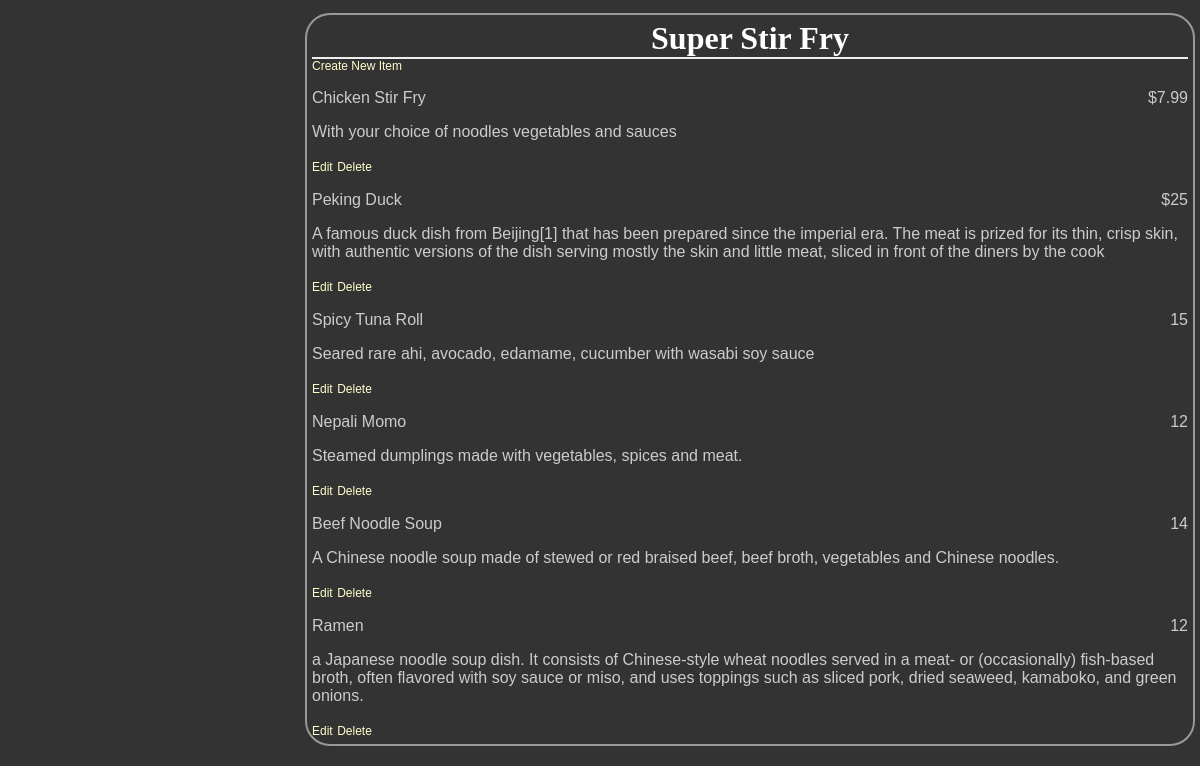
/restaurants/3/, run on an earlier commit of the app's database.
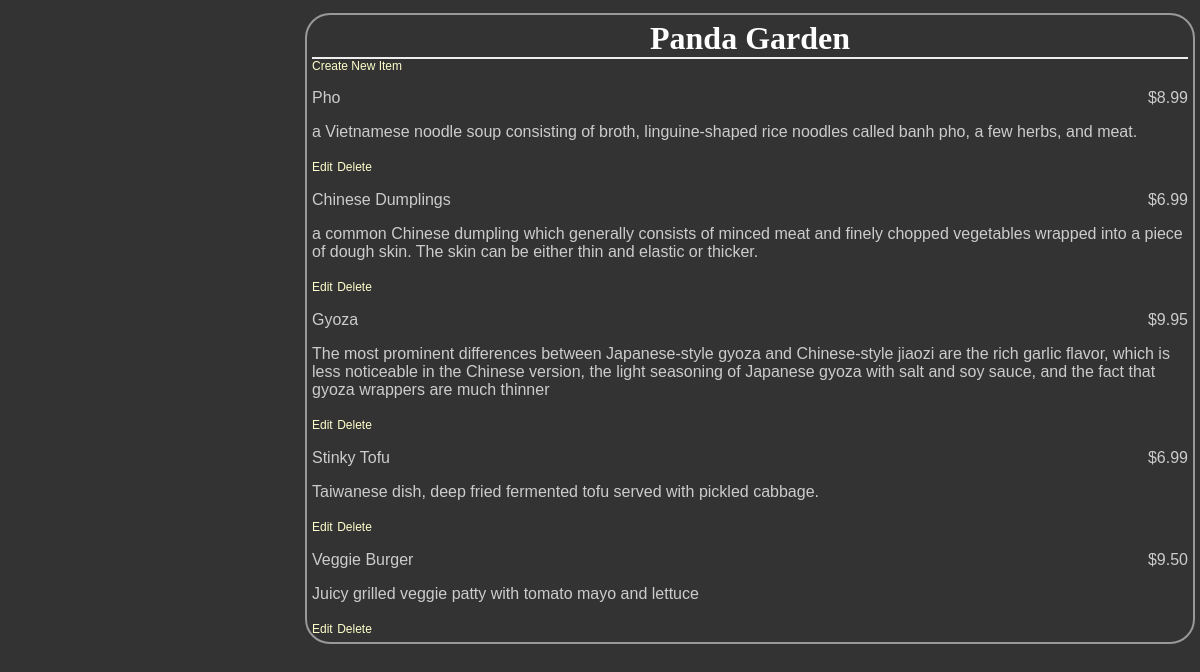
And on a later commit of the database.
### database_setup.py (models this page shows, shortened)
class Restaurant(Base):
	__tablename__ = "restaurant"
	name = Column(String(80), nullable=False)
	id = Column(Integer, primary_key=True)

class MenuItem(Base):
	__tablename__ = "menu_item"
	name = Column(String(80), nullable=False)
	id = Column(Integer, primary_key=True)
	course = Column(String(250))
	description = Column(String(250))
	price = Column(String(8))
	restaurant_id = Column(Integer, ForeignKey("restaurant.id"))
	restaurant = relationship(Restaurant)

### project.py (the view)
@app.route('/restaurants/<int:restaurant_id>/')
def restaurantMenu(restaurant_id):
    restaurant = session.query(Restaurant).filter_by(id=restaurant_id).one()
    items = session.query(MenuItem).filter_by(restaurant_id=restaurant.id)
    return render_template('menu.html', restaurant=restaurant, items=items)

### templates/menu.html (shortened to what this page needs)
<html>
<head>
	<link rel=stylesheet type=text/css href="{{ url_for('static', filename='styles.css') }}">
	</head>
	<body>
	<div class = 'pane'>
		<div class = 'header'>
		<h1>{{ restaurant.name }}</h1>
	</div>
	<a href = '{{url_for('newMenuItem', restaurant_id = restaurant.id) }}'>Create New Item</a>
		{% for i in items %}
    <div class = 'nameAndPrice'>
		<span class = 'name'><p>{{i.name}}</p></span>
		<span class = 'price'>
		<p>{{i.price}} </p>
	</span>
	</div>
	<div class = 'description'>
		<p>{{i.description}}</p>
	</div>
	<div class = "editdeletepane">
	<a href='{{url_for('editMenuItem',restaurant_id = restaurant.id, menu_id=i.id)}}' >Edit</a>
	<a href='{{url_for('deleteMenuItem', restaurant_id = restaurant.id, menu_id=i.id)}}' >
	Delete</a>
	</div>
		{% endfor %}
</div>
	</body>
</html>

What changed in the data, as far as the page shows it:
no longer on this page (row edited): MenuItem: name "Chicken Stir Fry", price "$7.99", description "With your choice of noodles vegetables and sauces"
no longer on this page (row edited): MenuItem: name "Peking Duck", price "$25", description "A famous duck dish from Beijing[1] that has been prepared since the imperial era. The meat is prized for its thin, crisp skin, with authentic versions of the dish serving mostly the skin and little meat, sliced in front of the diners by the cook"
no longer on this page (row edited): MenuItem: name "Spicy Tuna Roll", price "15", description "Seared rare ahi, avocado, edamame, cucumber with wasabi soy sauce"
no longer on this page (row edited): MenuItem: name "Nepali Momo", price "12", description "Steamed dumplings made with vegetables, spices and meat."
no longer on this page (row edited): MenuItem: name "Beef Noodle Soup", price "14", description "A Chinese noodle soup made of stewed or red braised beef, beef broth, vegetables and Chinese noodles."
changed Restaurant: name "Super Stir Fry" → "Panda Garden"
changed MenuItem: name "Ramen" → "Pho"; price "12" → "$8.99"; description "a Japanese noodle soup dish. It consists of Chinese-style wheat noodles served in a meat- or (occasionally) fish-based broth, often flavored with soy sauce or miso, and uses toppings such as sliced pork, dried seaweed, kamaboko, and green onions." → "a Vietnamese noodle soup consisting of broth, linguine-shaped rice noodles called banh pho, a few herbs, and meat."
now on this page (row edited): MenuItem: name "Chinese Dumplings", price "$6.99", description "a common Chinese dumpling which generally consists of minced meat and finely chopped vegetables wrapped into a piece of dough skin. The skin can be either thin and elastic or thicker."
now on this page (row edited): MenuItem: name "Gyoza", price "$9.95", description "The most prominent differences between Japanese-style gyoza and Chinese-style jiaozi are the rich garlic flavor, which is less noticeable in the Chinese version, the light seasoning of Japanese gyoza with salt and soy sauce, and the fact that gyoza wrappers are much thinner"
now on this page (row edited): MenuItem: name "Stinky Tofu", price "$6.99", description "Taiwanese dish, deep fried fermented tofu served with pickled cabbage."
now on this page (row edited): MenuItem: name "Veggie Burger", price "$9.50", description "Juicy grilled veggie patty with tomato mayo and lettuce"
